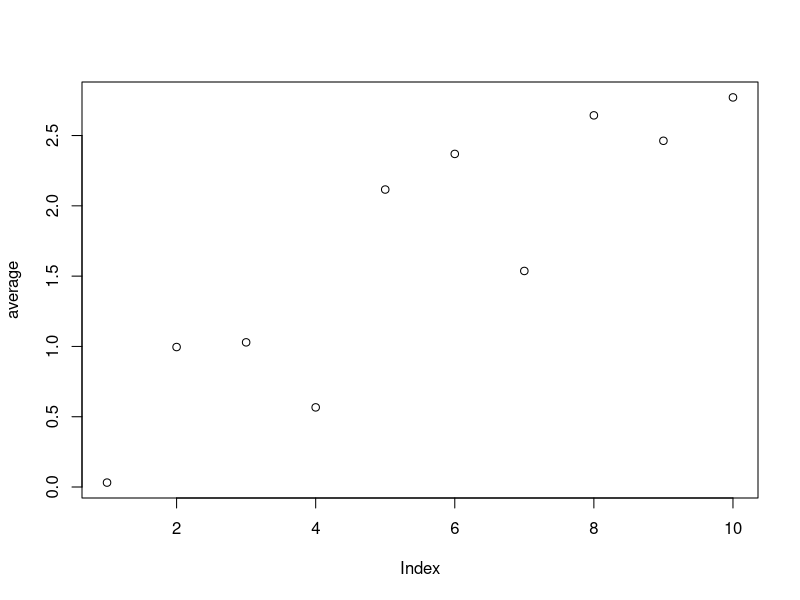

R code for this plot:
#c)
#dimension 1
require(proxy)
a=matrix(runif(1000),ncol=1) 
b=matrix(rnorm(100),ncol=1) 
dist_mat=proxy::dist(a,b)
min1_1=min(dist_mat[,1])
min1_1
x1=c(min1_1)
average1=ave(x1)
average1=as.matrix(average1)
x1_1=average1[1,]
x1_1
#dimension 2
a2=matrix(runif(2000),ncol=2) 
b2=matrix(rnorm(200),ncol=2) 
dist_mat2=proxy::dist(a2,b2)
min2_1=min(dist_mat2[,1])
min2_1
min2_2=min(dist_mat2[,2])
min2_2
x2=c(min2_1,min2_2)
average2=ave(x2)
average2=as.matrix(average2)
x2_1=average2[1,]
x2_1
#dimension 3
a3=matrix(runif(3000),ncol=3) 
b3=matrix(rnorm(300),ncol=3) 
dist_mat3=proxy::dist(a3,b3)
min3_1=min(dist_mat3[,1])
min3_1
min3_2=min(dist_mat3[,2])
min3_2
min3_3=min(dist_mat3[,3])
min3_3
x3=c(min3_1,min3_2,min3_3)
average3=ave(x3)
average3=as.matrix(average3)
x3_1=average3[1,]
x3_1
#dimension 4
a4=matrix(runif(4000),ncol=4) 
b4=matrix(rnorm(400),ncol=4) 
dist_mat4=proxy::dist(a4,b4)
min4_1=min(dist_mat4[,1])
min4_1
min4_2=min(dist_mat4[,2])
min4_2
min4_3=min(dist_mat4[,3])
min4_3
min4_4=min(dist_mat4[,4])
min4_4
x4=c(min4_1,min4_2,min4_3,min4_4)
average4=ave(x4)
average4=as.matrix(average4)
x4_1=average4[1,]
x4_1
#dimension 5
a5=matrix(runif(5000),ncol=5) 
b5=matrix(rnorm(500),ncol=5) 
dist_mat5=proxy::dist(a5,b5)
min5_1=min(dist_mat5[,1])
min5_1
min5_2=min(dist_mat5[,2])
min5_2
min5_3=min(dist_mat5[,3])
min5_3
min5_4=min(dist_mat5[,4])
min5_4
min5_5=min(dist_mat5[,5])
min5_5
x5=c(min5_1,min5_2,min5_3,min5_4,min5_5)
average5=ave(x5)
average5=as.matrix(average5)
x5_1=average5[1,]
x5_1
#dimension 6
a6=matrix(runif(6000),ncol=6) 
b6=matrix(rnorm(600),ncol=6) 
dist_mat6=proxy::dist(a6,b6)
min6_1=min(dist_mat6[,1])
min6_1
min6_2=min(dist_mat6[,2])
min6_2
min6_3=min(dist_mat6[,3])
min6_3
min6_4=min(dist_mat6[,4])
min6_4
min6_5=min(dist_mat6[,5])
min6_5
min6_6=min(dist_mat6[,6])
min6_6
x6=c(min6_1,min6_2,min6_3,min6_4,min6_5,min6_6)
average6=ave(x6)
average6=as.matrix(average6)
x6_1=average6[1,]
x6_1
#dimension 7
a7=matrix(runif(7000),ncol=7) 
b7=matrix(rnorm(700),ncol=7) 
dist_mat7=proxy::dist(a7,b7)
min7_1=min(dist_mat7[,1])
min7_1
min7_2=min(dist_mat7[,2])
min7_2
min7_3=min(dist_mat7[,3])
min7_3
min7_4=min(dist_mat7[,4])
min7_4
min7_5=min(dist_mat7[,5])
min7_5
min7_6=min(dist_mat7[,6])
min7_6
min7_7=min(dist_mat7[,7])
min7_7
x7=c(min7_1,min7_2,min7_3,min7_4,min7_5,min7_6,min7_7)
average7=ave(x7)
average7=as.matrix(average7)
x7_1=average7[1,]
x7_1
#dimension 8
a8=matrix(runif(8000),ncol=8) 
b8=matrix(rnorm(800),ncol=8) 
dist_mat8=proxy::dist(a8,b8)
min8_1=min(dist_mat8[,1])
min8_1
min8_2=min(dist_mat8[,2])
min8_2
min8_3=min(dist_mat8[,3])
min8_3
min8_4=min(dist_mat8[,4])
min8_4
min8_5=min(dist_mat8[,5])
min8_5
min8_6=min(dist_mat8[,6])
min8_6
min8_7=min(dist_mat8[,7])
min8_7
min8_8=min(dist_mat8[,8])
min8_8
x8=c(min8_1,min8_2,min8_3,min8_4,min8_5,min8_6,min8_7,min8_8)
average8=ave(x8)
average8=as.matrix(average8)
x8_1=average8[1,]
x8_1
#dimension 9
a9=matrix(runif(9000),ncol=9) 
b9=matrix(rnorm(900),ncol=9) 
dist_mat9=proxy::dist(a9,b9)
min9_1=min(dist_mat9[,1])
min9_1
min9_2=min(dist_mat9[,2])
min9_2
min9_3=min(dist_mat9[,3])
min9_3
min9_4=min(dist_mat9[,4])
min9_4
min9_5=min(dist_mat9[,5])
min9_5
min9_6=min(dist_mat9[,6])
min9_6
min9_7=min(dist_mat9[,7])
min9_7
min9_8=min(dist_mat9[,8])
min9_8
min9_9=min(dist_mat9[,9])
min9_9
x9=c(min9_1,min9_2,min9_3,min9_4,min9_5,min9_6,min9_7,min9_8,min9_9)
average9=ave(x9)
average9=as.matrix(average9)
x9_1=average9[1,]
x9_1
#dimension 10
a10=matrix(runif(10000),ncol=10) 
b10=matrix(rnorm(1000),ncol=10) 
dist_mat10=proxy::dist(a10,b10)
min10_1=min(dist_mat10[,1])
min10_1
min10_2=min(dist_mat10[,2])
min10_2
min10_3=min(dist_mat10[,3])
min10_3
min10_4=min(dist_mat10[,4])
min10_4
min10_5=min(dist_mat10[,5])
min10_5
min10_6=min(dist_mat10[,6])
min10_6
min10_7=min(dist_mat10[,7])
min10_7
min10_8=min(dist_mat10[,8])
min10_8
min10_9=min(dist_mat10[,9])
min10_9
min10_10=min(dist_mat10[,10])
min10_10
x10=c(min10_1,min10_2,min10_3,min10_4,min10_5,min10_6,min10_7,min10_8,min10_9,min10_10)
average10=ave(x10)
average10=as.matrix(average10)
x10_1=average10[1,]
x10_1
average= c(x1_1,x2_1,x3_1,x4_1,x5_1,x6_1,x7_1,x8_1,x9_1,x10_1)
plot(average)